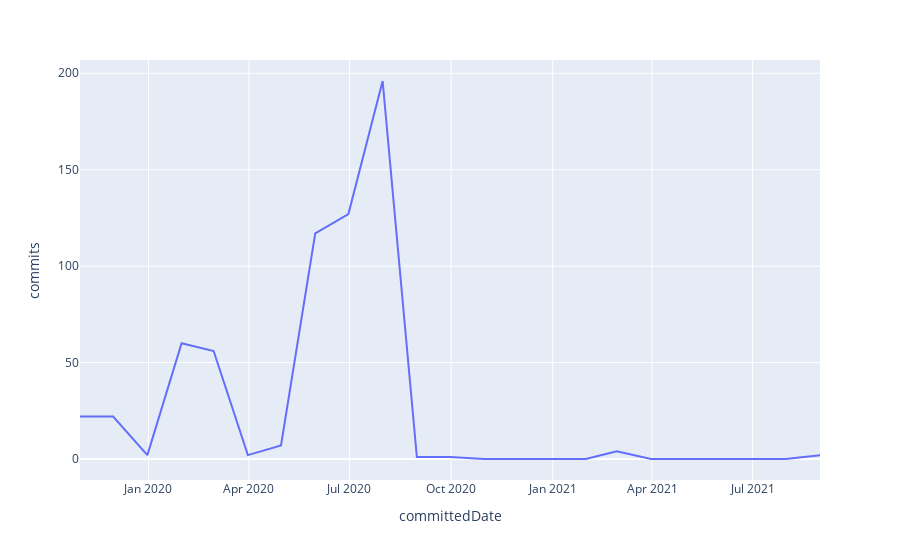

The notebook cell this image was saved under:
### Code cell
# Plot commits history

commits_history_plot = px.line(
    commits_yearmonth_df, 
    x="committedDate", 
    y="commits"
)
commits_history_plot.show()

### Figure 1 — Plotly figure (JSON) as saved in the notebook; plotly's stock layout.template omitted (floating-point values rounded to 4 significant figures)
{"data": [{"hovertemplate": "committedDate=%{x}<br>commits=%{y}<extra></extra>", "legendgroup": "", "line": {"color": "#636efa", "dash": "solid"}, "marker": {"symbol": "circle"}, "mode": "lines", "name": "", "orientation": "v", "showlegend": false, "type": "scatter", "x": ["2019-10-31T00:00:00", "2019-11-30T00:00:00", "2019-12-31T00:00:00", "2020-01-31T00:00:00", "2020-02-29T00:00:00", "2020-03-31T00:00:00", "2020-04-30T00:00:00", "2020-05-31T00:00:00", "2020-06-30T00:00:00", "2020-07-31T00:00:00", "2020-08-31T00:00:00", "2020-09-30T00:00:00", "2020-10-31T00:00:00", "2020-11-30T00:00:00", "2020-12-31T00:00:00", "2021-01-31T00:00:00", "2021-02-28T00:00:00", "2021-03-31T00:00:00", "2021-04-30T00:00:00", "2021-05-31T00:00:00", "2021-06-30T00:00:00", "2021-07-31T00:00:00", "2021-08-31T00:00:00"], "xaxis": "x", "y": [22, 22, 2, 60, 56, 2, 7, 117, 127, 196, 1, 1, 0, 0, 0, 0, 4, 0, 0, 0, 0, 0, 2], "yaxis": "y"}], "layout": {"legend": {"tracegroupgap": 0}, "margin": {"t": 60}, "xaxis": {"anchor": "y", "domain": [0, 1], "title": {"text": "committedDate"}}, "yaxis": {"anchor": "x", "domain": [0, 1], "title": {"text": "commits"}}}}
